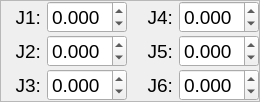
<?xml version="1.0" encoding="UTF-8"?>
<ui version="4.0">
 <class>Form</class>
 <widget class="QWidget" name="Form">
  <property name="geometry">
   <rect>
    <x>0</x>
    <y>0</y>
    <width>260</width>
    <height>99</height>
   </rect>
  </property>
  <property name="sizePolicy">
   <sizepolicy hsizetype="Preferred" vsizetype="Minimum">
    <horstretch>0</horstretch>
    <verstretch>0</verstretch>
   </sizepolicy>
  </property>
  <property name="windowTitle">
   <string>Form</string>
  </property>
  <layout class="QGridLayout" name="gridLayout">
   <property name="leftMargin">
    <number>0</number>
   </property>
   <property name="topMargin">
    <number>0</number>
   </property>
   <property name="rightMargin">
    <number>0</number>
   </property>
   <property name="bottomMargin">
    <number>0</number>
   </property>
   <property name="spacing">
    <number>0</number>
   </property>
   <item row="0" column="1">
    <widget class="QFrame" name="frame">
     <property name="sizePolicy">
      <sizepolicy hsizetype="Preferred" vsizetype="Minimum">
       <horstretch>0</horstretch>
       <verstretch>0</verstretch>
      </sizepolicy>
     </property>
     <property name="frameShape">
      <enum>QFrame::StyledPanel</enum>
     </property>
     <property name="frameShadow">
      <enum>QFrame::Raised</enum>
     </property>
     <layout class="QGridLayout" name="gridLayout_2">
      <property name="leftMargin">
       <number>0</number>
      </property>
      <property name="topMargin">
       <number>0</number>
      </property>
      <property name="rightMargin">
       <number>0</number>
      </property>
      <property name="bottomMargin">
       <number>0</number>
      </property>
      <property name="verticalSpacing">
       <number>2</number>
      </property>
      <item row="1" column="0">
       <widget class="QLabel" name="label_2">
        <property name="minimumSize">
         <size>
          <width>40</width>
          <height>0</height>
         </size>
        </property>
        <property name="maximumSize">
         <size>
          <width>40</width>
          <height>16777215</height>
         </size>
        </property>
        <property name="font">
         <font>
          <pointsize>14</pointsize>
         </font>
        </property>
        <property name="text">
         <string>J2:</string>
        </property>
        <property name="alignment">
         <set>Qt::AlignRight|Qt::AlignTrailing|Qt::AlignVCenter</set>
        </property>
       </widget>
      </item>
      <item row="2" column="2">
       <widget class="QDoubleSpinBox" name="joint_3_setpoint">
        <property name="minimumSize">
         <size>
          <width>80</width>
          <height>0</height>
         </size>
        </property>
        <property name="maximumSize">
         <size>
          <width>80</width>
          <height>16777215</height>
         </size>
        </property>
        <property name="font">
         <font>
          <pointsize>14</pointsize>
         </font>
        </property>
        <property name="decimals">
         <number>3</number>
        </property>
        <property name="minimum">
         <double>-2.000000000000000</double>
        </property>
        <property name="maximum">
         <double>2.000000000000000</double>
        </property>
        <property name="singleStep">
         <double>0.100000000000000</double>
        </property>
       </widget>
      </item>
      <item row="2" column="0">
       <widget class="QLabel" name="label_3">
        <property name="minimumSize">
         <size>
          <width>40</width>
          <height>0</height>
         </size>
        </property>
        <property name="maximumSize">
         <size>
          <width>40</width>
          <height>16777215</height>
         </size>
        </property>
        <property name="font">
         <font>
          <pointsize>14</pointsize>
         </font>
        </property>
        <property name="text">
         <string>J3:</string>
        </property>
        <property name="alignment">
         <set>Qt::AlignRight|Qt::AlignTrailing|Qt::AlignVCenter</set>
        </property>
       </widget>
      </item>
      <item row="1" column="2">
       <widget class="QDoubleSpinBox" name="joint_2_setpoint">
        <property name="minimumSize">
         <size>
          <width>80</width>
          <height>0</height>
         </size>
        </property>
        <property name="maximumSize">
         <size>
          <width>80</width>
          <height>16777215</height>
         </size>
        </property>
        <property name="font">
         <font>
          <pointsize>14</pointsize>
         </font>
        </property>
        <property name="decimals">
         <number>3</number>
        </property>
        <property name="minimum">
         <double>-2.000000000000000</double>
        </property>
        <property name="maximum">
         <double>2.000000000000000</double>
        </property>
        <property name="singleStep">
         <double>0.100000000000000</double>
        </property>
       </widget>
      </item>
      <item row="0" column="2">
       <widget class="QDoubleSpinBox" name="joint_1_setpoint">
        <property name="minimumSize">
         <size>
          <width>80</width>
          <height>0</height>
         </size>
        </property>
        <property name="maximumSize">
         <size>
          <width>80</width>
          <height>16777215</height>
         </size>
        </property>
        <property name="font">
         <font>
          <pointsize>14</pointsize>
         </font>
        </property>
        <property name="decimals">
         <number>3</number>
        </property>
        <property name="minimum">
         <double>-2.000000000000000</double>
        </property>
        <property name="maximum">
         <double>2.000000000000000</double>
        </property>
        <property name="singleStep">
         <double>0.100000000000000</double>
        </property>
       </widget>
      </item>
      <item row="0" column="0">
       <widget class="QLabel" name="label">
        <property name="minimumSize">
         <size>
          <width>40</width>
          <height>0</height>
         </size>
        </property>
        <property name="maximumSize">
         <size>
          <width>40</width>
          <height>16777215</height>
         </size>
        </property>
        <property name="font">
         <font>
          <pointsize>14</pointsize>
         </font>
        </property>
        <property name="text">
         <string>J1:</string>
        </property>
        <property name="alignment">
         <set>Qt::AlignRight|Qt::AlignTrailing|Qt::AlignVCenter</set>
        </property>
       </widget>
      </item>
      <item row="0" column="3">
       <widget class="QLabel" name="label_4">
        <property name="minimumSize">
         <size>
          <width>40</width>
          <height>0</height>
         </size>
        </property>
        <property name="maximumSize">
         <size>
          <width>40</width>
          <height>16777215</height>
         </size>
        </property>
        <property name="font">
         <font>
          <pointsize>14</pointsize>
         </font>
        </property>
        <property name="text">
         <string>J4:</string>
        </property>
        <property name="alignment">
         <set>Qt::AlignRight|Qt::AlignTrailing|Qt::AlignVCenter</set>
        </property>
       </widget>
      </item>
      <item row="0" column="4">
       <widget class="QDoubleSpinBox" name="joint_4_setpoint">
        <property name="minimumSize">
         <size>
          <width>80</width>
          <height>0</height>
         </size>
        </property>
        <property name="maximumSize">
         <size>
          <width>80</width>
          <height>16777215</height>
         </size>
        </property>
        <property name="font">
         <font>
          <pointsize>14</pointsize>
         </font>
        </property>
        <property name="decimals">
         <number>3</number>
        </property>
        <property name="minimum">
         <double>-2.000000000000000</double>
        </property>
        <property name="maximum">
         <double>2.000000000000000</double>
        </property>
        <property name="singleStep">
         <double>0.100000000000000</double>
        </property>
       </widget>
      </item>
      <item row="1" column="3">
       <widget class="QLabel" name="label_5">
        <property name="minimumSize">
         <size>
          <width>40</width>
          <height>0</height>
         </size>
        </property>
        <property name="maximumSize">
         <size>
          <width>40</width>
          <height>16777215</height>
         </size>
        </property>
        <property name="font">
         <font>
          <pointsize>14</pointsize>
         </font>
        </property>
        <property name="text">
         <string>J5:</string>
        </property>
        <property name="alignment">
         <set>Qt::AlignRight|Qt::AlignTrailing|Qt::AlignVCenter</set>
        </property>
       </widget>
      </item>
      <item row="2" column="3">
       <widget class="QLabel" name="label_6">
        <property name="minimumSize">
         <size>
          <width>40</width>
          <height>0</height>
         </size>
        </property>
        <property name="maximumSize">
         <size>
          <width>40</width>
          <height>16777215</height>
         </size>
        </property>
        <property name="font">
         <font>
          <pointsize>14</pointsize>
         </font>
        </property>
        <property name="text">
         <string>J6:</string>
        </property>
        <property name="alignment">
         <set>Qt::AlignRight|Qt::AlignTrailing|Qt::AlignVCenter</set>
        </property>
       </widget>
      </item>
      <item row="1" column="4">
       <widget class="QDoubleSpinBox" name="joint_5_setpoint">
        <property name="minimumSize">
         <size>
          <width>80</width>
          <height>0</height>
         </size>
        </property>
        <property name="maximumSize">
         <size>
          <width>80</width>
          <height>16777215</height>
         </size>
        </property>
        <property name="font">
         <font>
          <pointsize>14</pointsize>
         </font>
        </property>
        <property name="decimals">
         <number>3</number>
        </property>
        <property name="minimum">
         <double>-2.000000000000000</double>
        </property>
        <property name="maximum">
         <double>2.000000000000000</double>
        </property>
        <property name="singleStep">
         <double>0.100000000000000</double>
        </property>
       </widget>
      </item>
      <item row="2" column="4">
       <widget class="QDoubleSpinBox" name="joint_6_setpoint">
        <property name="minimumSize">
         <size>
          <width>80</width>
          <height>0</height>
         </size>
        </property>
        <property name="maximumSize">
         <size>
          <width>80</width>
          <height>16777215</height>
         </size>
        </property>
        <property name="font">
         <font>
          <pointsize>14</pointsize>
         </font>
        </property>
        <property name="decimals">
         <number>3</number>
        </property>
        <property name="minimum">
         <double>-2.000000000000000</double>
        </property>
        <property name="maximum">
         <double>2.000000000000000</double>
        </property>
        <property name="singleStep">
         <double>0.100000000000000</double>
        </property>
       </widget>
      </item>
     </layout>
    </widget>
   </item>
  </layout>
 </widget>
 <tabstops>
  <tabstop>joint_1_setpoint</tabstop>
  <tabstop>joint_2_setpoint</tabstop>
  <tabstop>joint_3_setpoint</tabstop>
  <tabstop>joint_4_setpoint</tabstop>
  <tabstop>joint_5_setpoint</tabstop>
  <tabstop>joint_6_setpoint</tabstop>
 </tabstops>
 <resources/>
 <connections/>
</ui>
